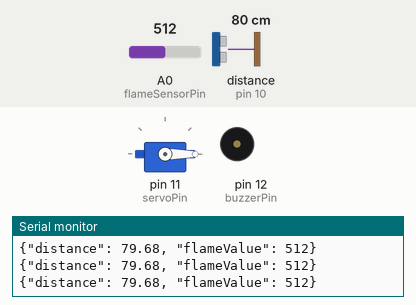
A sketch run on a simulated Arduino Uno, built with avr-gcc and run on an emulated ATmega328P. Shown: servo, buzzer (waves = sounding, pin HIGH), the last lines printed to the serial monitor. Wiring (inferred from the names in the program): ultrasonic range finder: trigger pin 9; echo pin 10. The inputs (shaded band) are chosen by the test bench; at power-on: distance to the obstacle (sensor on pin 10) 80 cm, A0 (flameSensorPin) = 512. The echo pulse lasts 58.3 µs per cm; pins used as bus, display or sensor lines are not drawn.

Above: at 1.3 s.
1.4 s: distance to the obstacle (sensor on pin 10) set to 12 cm
2.9 s: distance to the obstacle (sensor on pin 10) set to 9 cm
At 3.6 s:
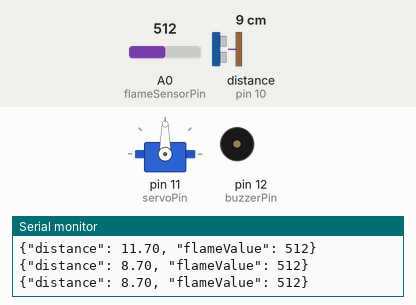
4.5 s: A0 (flameSensorPin) set to 108
6.0 s: A0 (flameSensorPin) set to 94
At 6.4 s:
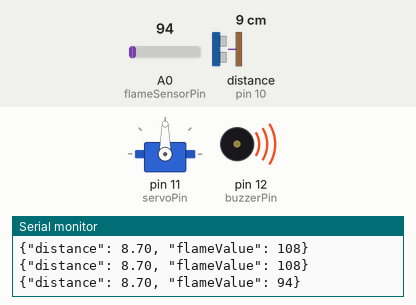
7.5 s: A0 (flameSensorPin) set to 110
At 8.7 s:
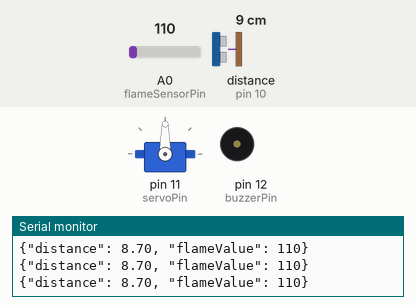
9.0 s: A0 (flameSensorPin) set to 90
At 10.2 s:
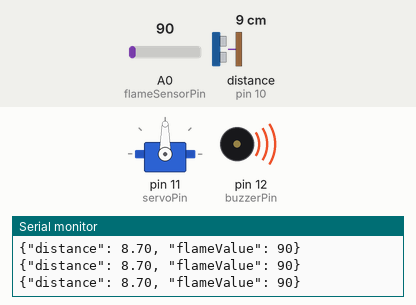
Timing chart, 0 to 11.5 s (numbered marks = the images above; inputs shaded):
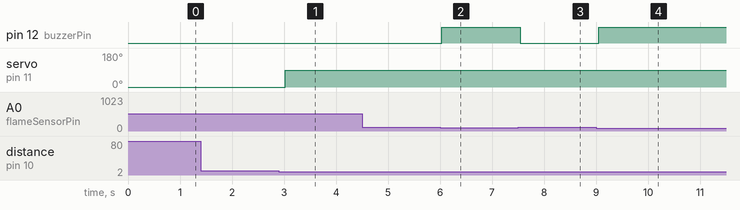

Measured:
- the behaviour switches between 11 and 10 cm on distance to the obstacle (sensor on pin 10) (found by bisection; images 0 and 1)
- the behaviour switches between 100 and 99 on A0 (flameSensorPin) (found by bisection; images 1 and 2)
- after the input at 2.9 s, servo on pin 11 (servoPin): 0° → 90° after 0.13 s
- after the input at 6.0 s, pin 12 (buzzerPin): LOW → HIGH at once
- after the input at 7.5 s, pin 12 (buzzerPin): HIGH → LOW at once
- after the input at 9.0 s, pin 12 (buzzerPin): LOW → HIGH after 0.05 s

The sketch:

komunikacia.ino
```cpp
#include <Servo.h>

const int trigPin = 9;
const int echoPin = 10;
const int servoPin = 11;
const int flameSensorPin = A0;
const int buzzerPin = 12;

float duration, distance;
Servo rampServo;

void setup() {
  pinMode(trigPin, OUTPUT);
  pinMode(echoPin, INPUT);
  pinMode(flameSensorPin, INPUT);
  pinMode(buzzerPin, OUTPUT);
  Serial.begin(115200);
  rampServo.attach(servoPin);
  rampServo.write(0);
}

void loop() {
  digitalWrite(trigPin, LOW);
  delayMicroseconds(2);
  digitalWrite(trigPin, HIGH);
  delayMicroseconds(10);
  digitalWrite(trigPin, LOW);

  duration = pulseIn(echoPin, HIGH);
  distance = (duration * 0.0343) / 2;

  int flameValue = analogRead(flameSensorPin);

  String jsonData = "{\"distance\": " + String(distance) + ", \"flameValue\": " + String(flameValue) + "}";
  Serial.println(jsonData);


  // Ovládanie serva podľa vzdialenosti alebo hodnoty z flame senzora
  if (distance < 10 || flameValue < 100) {
    rampServo.write(90); // Otvorenie rampy (o 90 stupňov)
  } else {
    rampServo.write(0); // Zatvorenie rampy
  }

  // Spustenie sirény pri nízkej hodnote z flame senzora
  if (flameValue < 100) {
    digitalWrite(buzzerPin, HIGH); // Zapnutie sirény
  } else {
    digitalWrite(buzzerPin, LOW); // Vypnutie sirény
  }
  delay(500);
}
```
